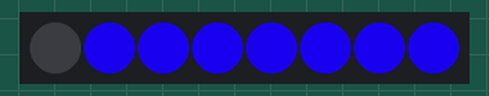
Simulated run of this sketch. Board: Arduino Uno, built with avr-gcc and run on an emulated ATmega328P. Shown: 8 RGB LEDs in strip order, left to right. The strip is taken to match the declared colour order.

Above: at 0.05 s.
At 0.55 s:
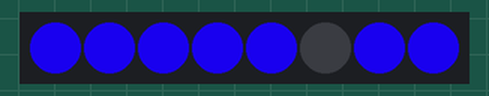
At 1.05 s:
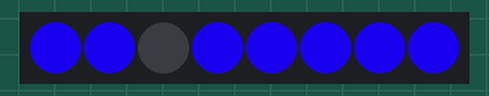
Timing chart, 0 to 40.0 s (numbered marks = the images above):
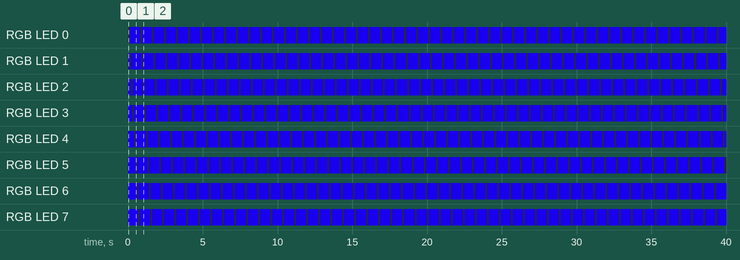

Measured:
- by itself, RGB LED 0, RGB LED 6, RGB LED 7: alternates RGB(21, 0, 204) for 0.70 s and off for 0.10 s
- by itself, RGB LED 1–5: repeats every 0.80 s: off 0.10 s, RGB(21, 0, 204) 0.70 s
- by itself, everything shown: repeats every 0.80 s, in 8 steps

The sketch:

NeoPixelChaseDark.ino
```cpp
/*
  Dark Chaser

  This sketch turns off one neoPixel at a time in a strip.

  Uses Adafruit's NeoPixel library: https://github.com/adafruit/Adafruit_NeoPixel

  created 28 March 2016
  by Tom Igoe

*/
#include <Adafruit_NeoPixel.h>

const int pinNumber = 6;    // Pin number of the DIN line to the neoPixels
const int pixelCount = 8;   // number of pixels
long pixelColor[pixelCount]; // array to hold the pixel colors

// declare the strip of pixels:
Adafruit_NeoPixel strip = Adafruit_NeoPixel(pixelCount, pinNumber, NEO_RGB + NEO_KHZ800);

void setup() {
   strip.begin();   // initialize pixel strip
   strip.clear();   // turn all pixels off
  strip.show();     // Initialize all pixels to 'off'

// turn on all the pixels first:
  for (int pixel = 0; pixel < pixelCount; pixel++) {
    pixelColor[pixel] = 0x1500CC;  // set pixel color to blue
     strip.setPixelColor(pixel, pixelColor[pixel]);
  }
  strip.show();
}

void loop() {
  // loop over all the pixels, turn on one at a time:
  for (int pixel = 0; pixel < pixelCount; pixel++) {
    long thisColor = pixelColor[pixel];       // get the color for this pixel from the array
    strip.setPixelColor(pixel, 0);            // set the color for this pixel
    if (pixel > 0) {                          // if pixel > 0,
      strip.setPixelColor(pixel - 1, thisColor);      // then turn off pixel 0
    } else {                                  // if pixel == 0,
      strip.setPixelColor(pixelCount - 1, thisColor); // then turn off highest number pixel
    }
    strip.show();                             // refresh the strip
    delay(100);                               // wait a tenth of a second
  }
}
```
